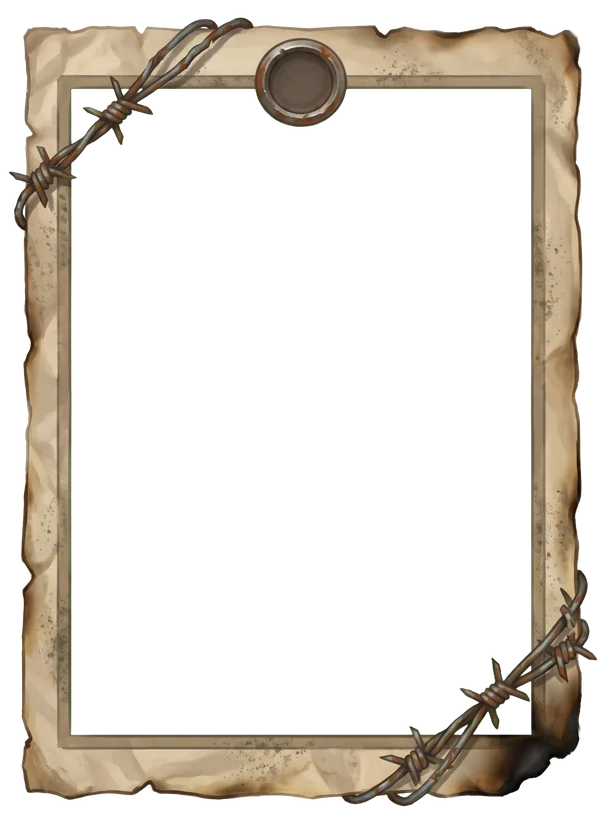
#> input picture src/assets/rahmen/rahmen-grund.webp, 605 x 825 px, given in place of rahmen-grund.png, which was not available
$ python kartenrahmen.py kunst/rahmen/rahmen-grund.png
#> lines starting #> are read from the running program, lines starting #| are printed output that depends on the picture; after the words box and inside, x2 and y2 are one past the last pixel; in counts of white or black regions, pixels touching at a corner belong together; pictures that were not available may be replaced by others from this repository, and a replacement may not be noted
# Macht aus Kevins gemaltem Kartenrahmen die Datei fürs Spiel.
#
# Aufruf (braucht Python mit Pillow, NumPy und SciPy):
#   python3 scripts/kartenrahmen.py kunst/rahmen/rahmen-grund.png
#   → src/assets/rahmen/rahmen-grund.webp
# Namen wie im Doc: rahmen-grund, rahmen-kurz, rahmen-<einmal|waffe|faehigkeit>-<gewoehnlich|selten|episch|legendaer>.
#
# Was passiert:
#   1. Die grüne Innenfläche (#00FF00) wird durchsichtig, grüner Schimmer an den Kanten verschwindet.
#   2. Der weiße Hintergrund außen wird durchsichtig, auch zwischen Stacheldraht und Papier.
#   3. Die Karte selbst (ohne überstehenden Draht) wird auf 1000 × 1400 gebracht, mit 50 Bildpunkten
#      Rand ringsum für Teile, die überstehen. Das Spiel legt den Rahmen deshalb 5 % breiter
#      und 3,57 % höher als die Karte (siehe .kc.painted::before in styles.css).
import os
import sys

import numpy as np
from PIL import Image
from scipy import ndimage

PAPER_W, PAPER_H, MARGIN = 1000, 1400, 50
OUT_SCALE = 0.55  # 1100 × 1500 → 605 × 825, reicht für die große Karte im Kartenbuch

src = sys.argv[1]
name = os.path.splitext(os.path.basename(src))[0]
dst = sys.argv[2] if len(sys.argv) > 2 else os.path.join('src', 'assets', 'rahmen', name + '.webp')

rgb = np.asarray(Image.open(src).convert('RGB')).astype(np.float32)
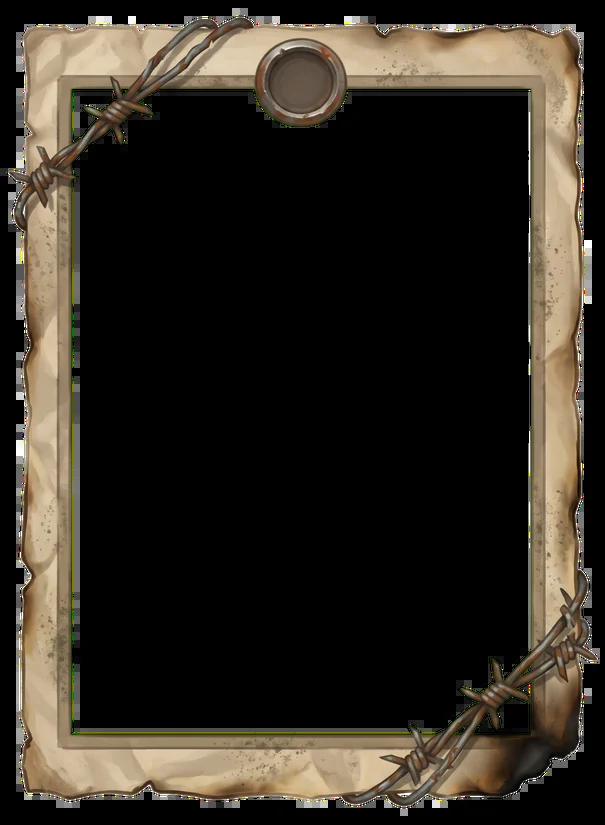
#> rgb: shape (825, 605, 3) float32; mean R, G, B 48.7, 43, 34.4
H, W, _ = rgb.shape
#> H = 825; W = 605
r, g, b = rgb[..., 0], rgb[..., 1], rgb[..., 2]
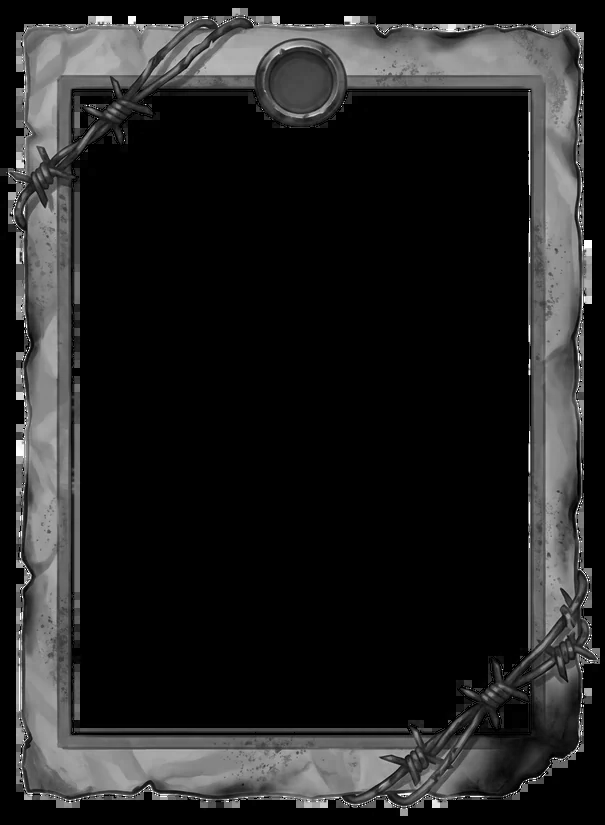
#> b: shape (825, 605) float32; min 0, max 255, mean 34.4

# 1. Grün: je grüner, desto durchsichtiger
greenness = g - np.maximum(r, b)
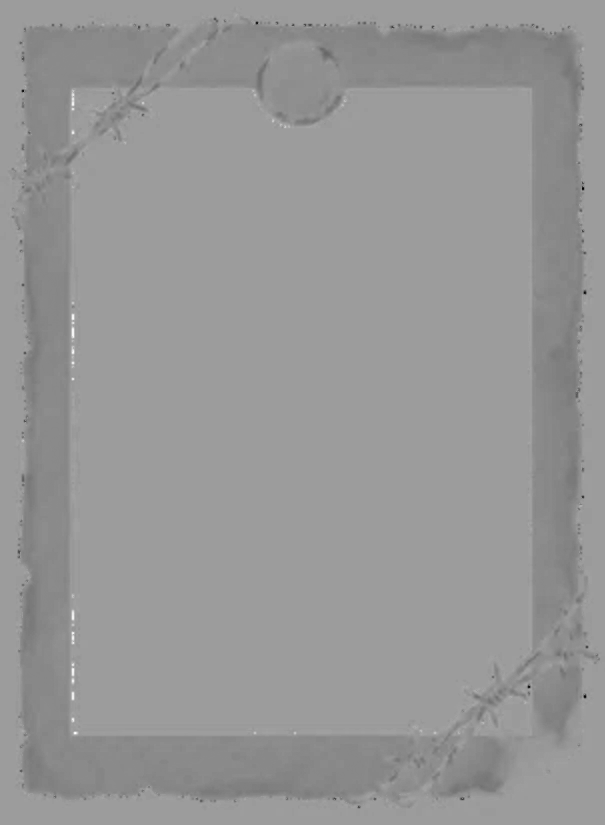
#> greenness: shape (825, 605) float32; min -173, max 109, mean -5.8; drawn with min black and max white
alpha_green = 1 - np.clip((greenness - 35) / 90, 0, 1)
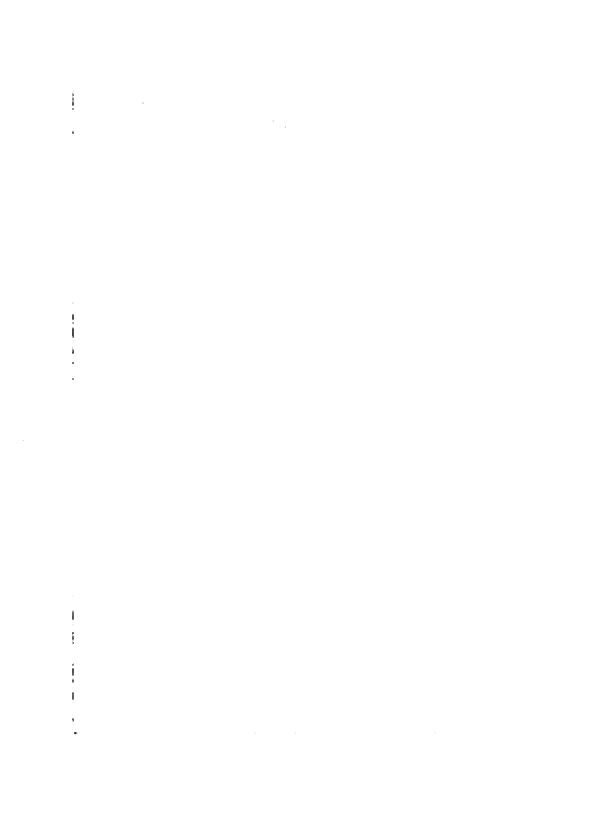
#> alpha_green: shape (825, 605) float32; min 0.178, max 1, mean 1
spill = greenness > 0
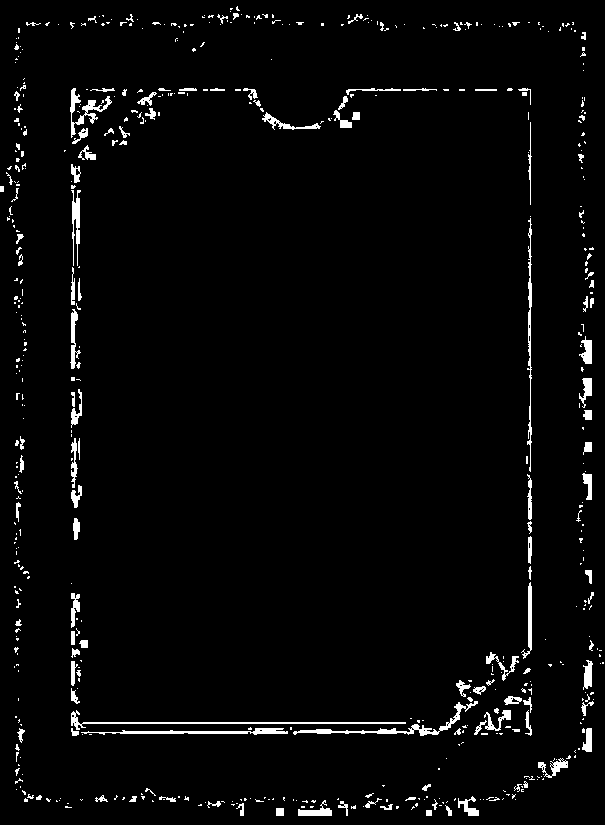
#> spill: shape (825, 605) bool; 2.9% white; 563 white regions (432 under 20 px), largest, box (x1, y1, x2, y2) and area: (293, 701, 478, 736) 765, (71, 710, 406, 730) 765, (81, 728, 288, 735) 628
g = np.where(spill, np.maximum(r, b) + 0.15 * np.clip(greenness, 0, 40), g)

# 2. Weiß außen: helle, farblose Flächen, die den Bildrand berühren oder außerhalb der Karte liegen
lo = np.minimum(np.minimum(r, g), b)
hi = np.maximum(np.maximum(r, g), b)
whiteish = (lo > 222) & (hi - lo < 28)
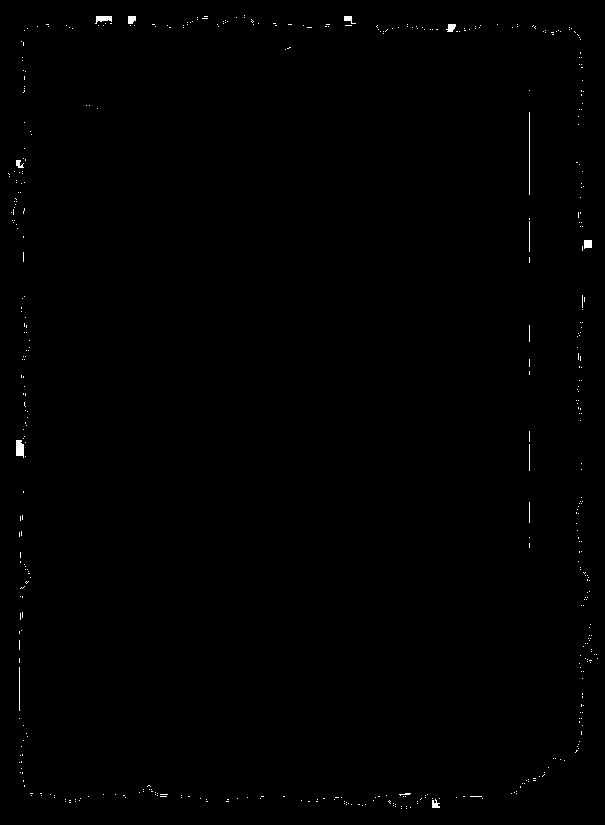
#> whiteish: shape (825, 605) bool; 0.31% white; 486 white regions (473 under 20 px), largest, box (x1, y1, x2, y2) and area: (16, 440, 24, 458) 121, (95, 16, 112, 24) 87, (529, 112, 530, 195) 83
labels, n = ndimage.label(whiteish)
#> labels: shape (825, 605) int32; 527 distinct labels, from 0 to 526
#> n = 526
edge = np.unique(np.concatenate([labels[0], labels[-1], labels[:, 0], labels[:, -1]]))
#> edge = [0]
bg = np.isin(labels, edge[edge > 0])
#> bg: shape (825, 605) bool; every value is 0
# Kartenfläche = alles, was nicht Hintergrund ist; Löcher darin (helle Stellen im Papier) gehören dazu
solid = ndimage.binary_fill_holes(~bg)
#> solid: shape (825, 605) bool; every value is 1
ys, xs = np.where(solid)
# Papierkante ohne überstehenden Draht: die Zeile/Spalte in der Mitte messen
mid_row = solid[H // 2]
mid_col = solid[:, W // 2]
px0, px1 = np.where(mid_row)[0][[0, -1]]
#> px0 = 0; px1 = 604
py0, py1 = np.where(mid_col)[0][[0, -1]]
#> py0 = 0; py1 = 824
# Weiße Taschen zwischen Draht und Papier: helle Flächen außerhalb der Papierkante
outside = np.ones_like(bg)
outside[py0 + 6:py1 - 6, px0 + 6:px1 - 6] = False
small_pockets = whiteish & outside
bg |= small_pockets
# Weiche Kante: im schmalen Saum neben dem Hintergrund nach Helligkeit abstufen
ring = ndimage.binary_dilation(bg, iterations=2) & ~bg
alpha_white = np.ones_like(r)
alpha_white[bg] = 0
alpha_white[ring] = np.clip((255 - lo[ring]) / 90, 0, 1)
#> alpha_white: shape (825, 605) float32; every value is 1
alpha = np.minimum(alpha_green, alpha_white)
alpha = ndimage.gaussian_filter(alpha, 0.6)

# Farbe vom weißen Hintergrund lösen, damit kein heller Saum bleibt
a = np.clip(alpha, 1e-3, 1)[..., None]
col = np.stack([r, g, b], -1)
white_part = (1 - alpha_white)[..., None]
#> white_part: shape (825, 605, 1) float32; every value is 0
col = np.where(white_part > 0, (col - 255 * (1 - a)) / a, col)
col = np.clip(col, 0, 255)

rgba = np.dstack([col, alpha * 255]).astype(np.uint8)
im = Image.fromarray(rgba, 'RGBA')

# 3. Auf ein festes Maß bringen: Papier 1000 × 1400, ringsum 50 Rand
sx = PAPER_W / (px1 - px0)
#> sx = 1.66
sy = PAPER_H / (py1 - py0)
#> sy = 1.7
big = im.resize((round(W * sx), round(H * sy)), Image.LANCZOS)
ox, oy = round(px0 * sx) - MARGIN, round(py0 * sy) - MARGIN
#> ox = -50; oy = -50
canvas = Image.new('RGBA', (PAPER_W + 2 * MARGIN, PAPER_H + 2 * MARGIN), (0, 0, 0, 0))
#> canvas: PIL image 1100x1500 RGBA; every value is 0
canvas.paste(big.crop((ox, oy, ox + canvas.width, oy + canvas.height)), (0, 0))
out = canvas.resize((round(canvas.width * OUT_SCALE), round(canvas.height * OUT_SCALE)), Image.LANCZOS)
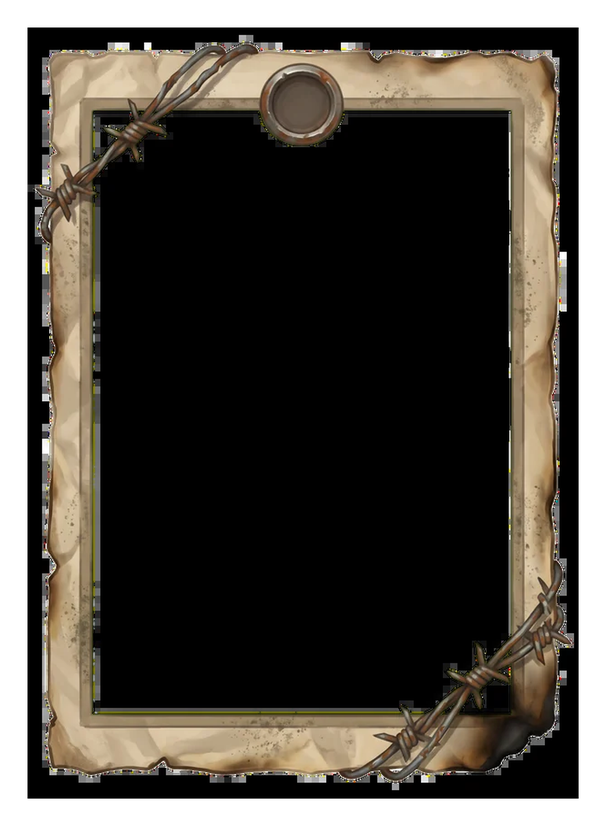
#> out: PIL image 605x825 RGBA; mean R, G, B, A 41.6, 36.6, 29.4, 217.1; transparent parts drawn white

# Innenfläche melden, damit man sieht, ob der Rahmen zu den anderen passt
gy, gx = np.where(alpha_green < 0.5)
#> gy = 101 values from 99 to 733; gx = 101 values, max 75 at index 98, min 72 at index 1, mean 72.6
inner = ((gx.min() - px0) / (px1 - px0), (gy.min() - py0) / (py1 - py0), (px1 - gx.max()) / (px1 - px0), (py1 - gy.max()) / (py1 - py0))
#> inner = (0.119, 0.12, 0.876, 0.11)
os.makedirs(os.path.dirname(dst), exist_ok=True)
out.save(dst, 'WEBP', quality=86, method=6)
print(f'{dst}: {out.width} × {out.height}, {os.path.getsize(dst) // 1024} KB')
#| src/assets/rahmen/rahmen-grund.webp: 605 × 825, 30 KB
print('Innenfläche (links, oben, rechts, unten in % der Karte): ' + ', '.join(f'{v * 100:.1f}' for v in inner))
#| Innenfläche (links, oben, rechts, unten in % der Karte): 11.9, 12.0, 87.6, 11.0
